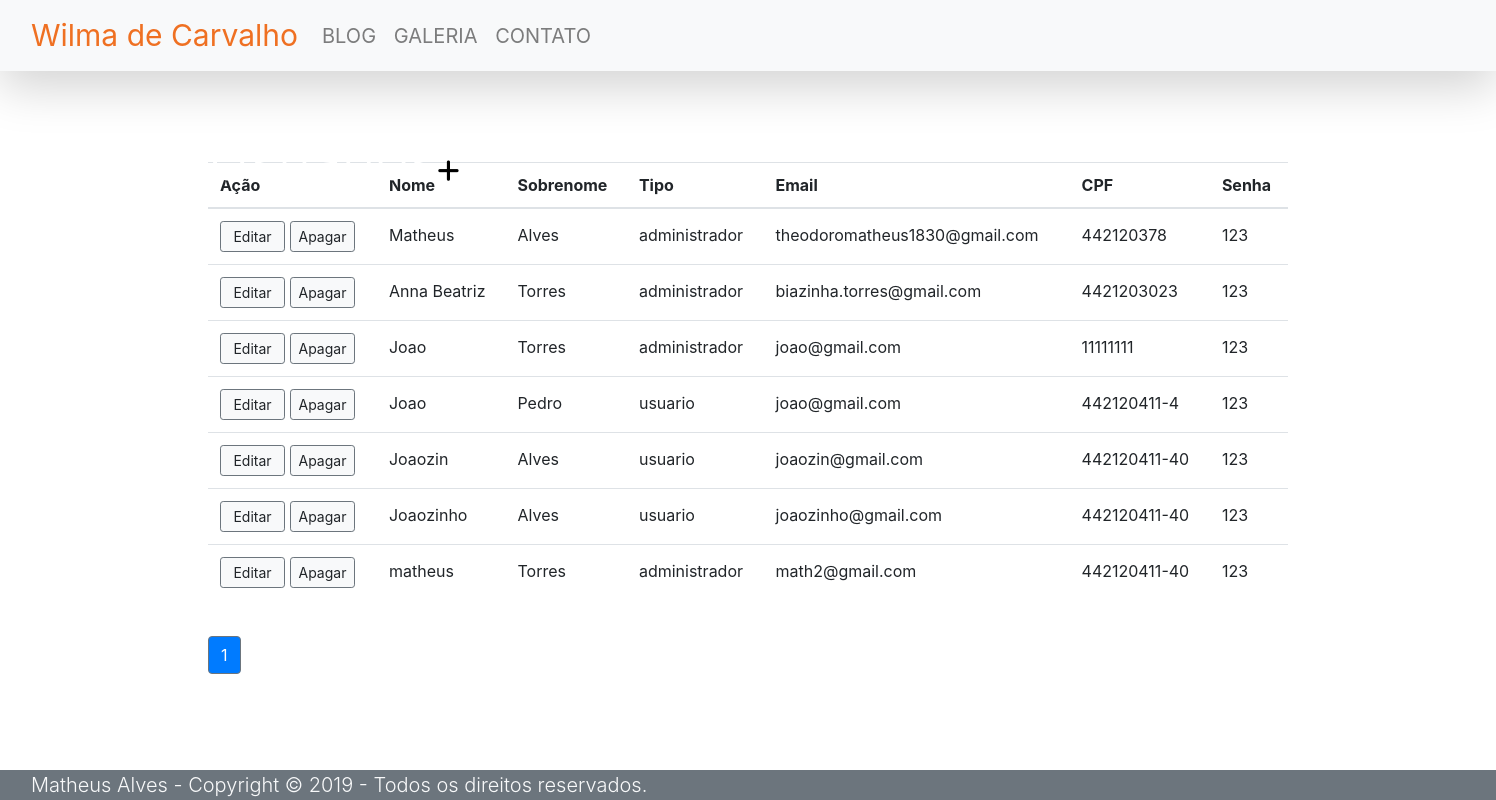
The page /paginas/ge_usuarios.php on the database its author committed.
### tables this page shows
CREATE TABLE `usuarios` (
  `idUsuario` int(11) NOT NULL,
  `nome` varchar(100) NOT NULL,
  `sobrenome` varchar(150) DEFAULT NULL,
  `email` varchar(150) NOT NULL,
  `cpf` varchar(14) NOT NULL,
  `permissao` varchar(50) DEFAULT 'usuario',
  `senha` varchar(150) DEFAULT NULL
);

### paginas/ge_usuarios.php (the view, shortened to what this page needs)
<html>
<head>
<link rel="stylesheet" href="https://stackpath.bootstrapcdn.com/bootstrap/4.4.1/css/bootstrap.min.css">
<link rel="stylesheet" type="text/css" href="css/index.css">
<link rel="stylesheet" href="https://cdnjs.cloudflare.com/ajax/libs/font-awesome/4.7.0/css/font-awesome.min.css">
</head>
<?php
	require_once("teste_conexao.php");
	$consulta1 = "SELECT * FROM usuarios";
	$result1 = mysqli_query($conn, $consulta1);
	$total_registros = mysqli_num_rows($result1);
	$registros_por_pagina = 10;
	$num_pg = ceil($total_registros / $registros_por_pagina);
	if(isset($_GET['pagina_atual'])){
		$num = $_GET['pagina_atual'];
	}
	else{
		$num = 1;
	}
	$primeiro = ($num*$registros_por_pagina)-$registros_por_pagina;
	$consulta = "SELECT * FROM usuarios LIMIT $primeiro, $registros_por_pagina";
	$result = mysqli_query($conn, $consulta);
?>
	<div style="min-height: calc(100vh - 150px);">
        	<main>
				<div class="container">
					<div class="container">
						<h1 class="display-4">Usuarios<a href="cadastro.php"><i class="fas fa-plus" style="color: black; font-size: 25px"></i></a></h1>
						<div class="table-responsive mt-4 mb-3">
							<table class="table text-nowrap">
								<thead>
									<tr class="">
										<th class="">Ação</th>
										<th class="">Nome</th>
										<th class="">Sobrenome</th>
										<th class="">Tipo</th>
										<th class="">Email</th>
										<th class="">CPF</th>
										<th class="">Senha</th>
									</tr>
								</thead>
								<tbody>
									<?php while($registro = mysqli_fetch_array($result)){?>
									<tr class="">
										<td class="">
											<a class="btn btn-sm btn-light border-secondary" style="width: 65px;" href="edit_user.php?idUsuario=<?php echo $registro['idUsuario'];?>">Editar</a>
											<a class="btn btn-sm btn-light border-secondary" style="width: 65px;" onclick="return confirm('Deseja apagar?');" href="delete.php?idUsuario=<?php echo $registro['idUsuario'];?>">Apagar</a>
										</td>
										<td class="pt-3" style=""><?php echo $registro['nome'];?></td>
										<td class="pt-3" style=""><?php echo $registro['sobrenome'];?></td>
										<td class="pt-3" style=""><?php echo $registro['permissao'];?></td>
										<td class="pt-3" style=""><?php echo $registro['email'];?></td>
										<td class="pt-3" style=""><?php echo $registro['cpf'];?></td>
										<td class="pt-3" style=""><?php echo $registro['senha'];?></td>
									</tr>
									<?php } ?>
								</tbody>
							</table>
						</div>
						<nav class="navbar-expand my-3">
							<ul class="navbar-nav mr-auto">
								<ul class="pagination mt-1">
											<?php for($i=1;$i<=$num_pg;$i++){ ?>
											<li class="page-item <?php if($num == $i){echo 'active';} ?>" aria-current="page">
												<a class="page-link border-secondary" href="ge_usuarios.php?pagina_atual=<?php echo $i; ?>"><span class="sr-only"></span><?php echo $i; ?></a>
											</li>
											<?php } ?>
								</ul>
							</ul>
						</nav>
					</div>
				</div>
			</main>
        </div>
		<footer class="container-fluid bg-secondary float-left" style="position: absolute; bottom: 0;">
            <div>
                <span class="text-light lead px-3 ">Matheus Alves - Copyright © 2019 - Todos os direitos reservados.</span>
            </div>
		</footer>
</body>
</html>

### css/index.css (style rules this page uses)
h1 { color: white; position: relative; top: 56px; width: 1426px; }

### rows shown on the page
usuarios: nome "Matheus", sobrenome "Alves", permissao "administrador", email "theodoromatheus1830@gmail.com", cpf "442120378", senha "123"
usuarios: nome "Anna Beatriz", sobrenome "Torres", permissao "administrador", email "biazinha.torres@gmail.com", cpf "4421203023", senha "123"
usuarios: nome "Joao", sobrenome "Torres", permissao "administrador", email "joao@gmail.com", cpf "11111111", senha "123"
usuarios: nome "Joao", sobrenome "Pedro", permissao "usuario", email "joao@gmail.com", cpf "442120411-4", senha "123"
usuarios: nome "Joaozin", sobrenome "Alves", permissao "usuario", email "joaozin@gmail.com", cpf "442120411-40", senha "123"
usuarios: nome "Joaozinho", sobrenome "Alves", permissao "usuario", email "joaozinho@gmail.com", cpf "442120411-40", senha "123"
usuarios: nome "matheus", sobrenome "Torres", permissao "administrador", email "math2@gmail.com", cpf "442120411-40", senha "123"
